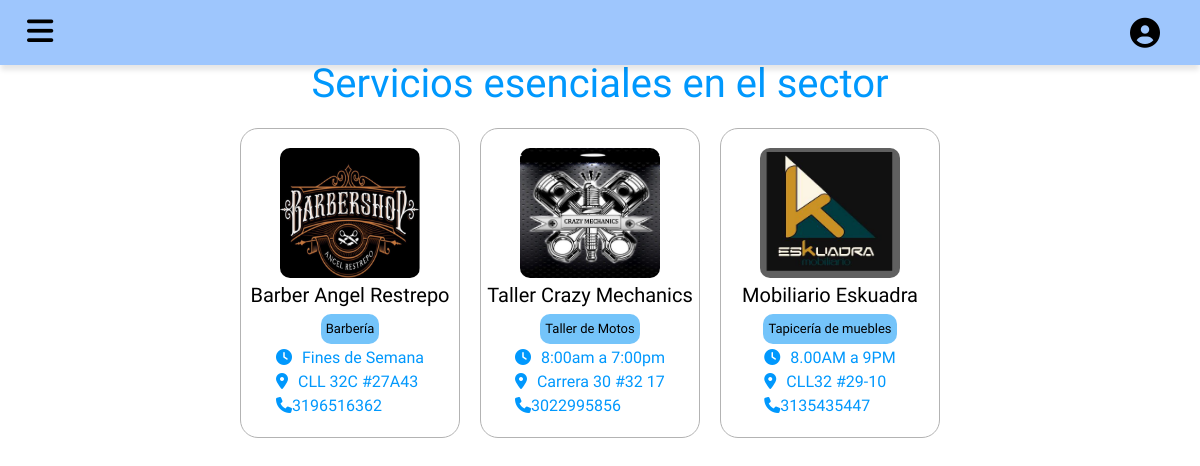
Screenshot of /Vista/categorias/servicios.php with the database file from the repository.
### tables this page shows
CREATE TABLE `negocios` (
  `id_negocio` bigint(20) UNSIGNED NOT NULL,
  `id_usuario` int(11) NOT NULL,
  `nombre_negocio` varchar(100) NOT NULL,
  `descripcion` varchar(255) DEFAULT NULL,
  `direccion` varchar(255) DEFAULT NULL,
  `telefono` varchar(20) DEFAULT NULL,
  `sitio_web` varchar(100) DEFAULT NULL,
  `id_categoria` int(11) DEFAULT NULL,
  `horario` varchar(255) NOT NULL,
  `logo` varchar(255) NOT NULL
);

### Controlador/controladorNegocios.php (called while the page is built, shortened)
<?php
class ControladorNegocios
{
    private $conn;
    public function __construct()
    {
        $servername = "localhost";
        $username = "root";
        $password = "";
        $dbname = "efimarket";
        $this->conn = new mysqli($servername, $username, $password, $dbname);
    }
    public function obtenerNegociosPorCategoria($id_categoria)
    {
        $sql = "SELECT id_negocio, nombre_negocio, descripcion, direccion, telefono, sitio_web, horario, logo FROM negocios WHERE id_categoria = ?";
        $stmt = $this->conn->prepare($sql);
        $stmt->bind_param("i", $id_categoria);
        $stmt->execute();
        $result = $stmt->get_result();
        $negocios = [];
        while ($row = $result->fetch_assoc()) {
            $negocios[] = $row;
        }
        return $negocios;
    }
}

### Vista/categorias/servicios.php (the view, shortened to what this page needs)
<!DOCTYPE html>
<html lang="en">
<head>
    <link rel="stylesheet" href="../style.css">
    <link rel="stylesheet" href="categorias.css">
    <link rel="stylesheet" href="https://cdn.jsdelivr.net/npm/bootstrap@5.3.0/dist/css/bootstrap.min.css">
</head>
<body>
    <nav>
        <a class="hamburger link" href="#" onclick="toggleHamburgerMenu()"><i class="fa-solid fa-bars"></i></a>
        <div class="user-icon" onclick="toggleMenu()">
            <i class="fas fa-user-circle"></i>
        </div>
    </nav>
    <header>
        <h1>Servicios esenciales en el sector</h1>
    </header>
    <div class="contenedor-negocios">
        <?php
        require_once '../../Controlador/controladorNegocios.php';
        $controladorNegocios = new ControladorNegocios();
        $negocios = $controladorNegocios->obtenerNegociosPorCategoria(4);
        if (empty($negocios)) {
            echo '<p class="no-negocios" style="text-align: center;">No hay negocios disponibles en esta categoría.</p>';
        } else {
            echo '<div class="cont-negocios">';
            foreach ($negocios as $negocio) {
                echo '<a href="#" class="negocio" data-bs-toggle="modal" data-bs-target="#modalNegocio' . $negocio['id_negocio'] . '">';
                echo '<img width="150px" height="150px" src="../../uploads/logos/' . $negocio['logo'] . '" alt="Logo del negocio">';
                echo '<h5 class="nombreNegocio">' . htmlspecialchars($negocio['nombre_negocio']) . '</h5>';
                echo '<div class="categoriaNegocio">' . htmlspecialchars($negocio['descripcion']) . '</div>';
                echo '<div class="info-negocio">';
                echo '<div class="horario"><i class="fa-solid fa-clock"></i><span>' . htmlspecialchars($negocio['horario']) . '</span></div>';
                echo '<div class="ubicacion"><i class="fa-solid fa-location-dot"></i><span>' . htmlspecialchars($negocio['direccion']) . '</span></div>';
                echo '<div class="telefono"><i class="fa-solid fa-phone"></i><span>' . htmlspecialchars($negocio['telefono']) . '</span></div>';
                echo '</div>';
                echo '</a>';
            }
            echo '</div>';
        }
        ?>
    </div>
</body>
</html>

### Vista/style.css (style rules this page uses)
* { font-family: "Nunito Sans", sans-serif; }
body { display: flex; flex-direction: column; margin: 0; overflow-x: hidden; }
nav { position: fixed; top: 0; width: 100%; z-index: 99; display: flex; justify-content: space-between; align-items: center; height: 65px; background-color: #9ec6fd; -webkit-box-shadow: 0px 6px 5px -1px rgba(0, 0, 0, 0.1); -moz-box-shadow: 0px 6px 5px -1px rgba(0, 0, 0, 0.1); box-shadow: 0px 6px 5px -1px rgba(0, 0, 0, 0.1); padding: 0 20px; }
nav .hamburger { margin-right: auto; }
nav .user-icon { margin-left: auto; position: relative; }
.user-icon { position: relative; cursor: pointer; }
.fa-user-circle { color: black; font-size: 30px; padding: 10px; }
.fa-bars { color: #000; font-size: 30px; margin-left: 7px; }
.user-icon, .cart-icon { margin-right: 10px; cursor: pointer; }

### Vista/categorias/categorias.css (style rules this page uses)
* { font-family: "Nunito Sans", sans-serif; }
header { display: flex; align-items: center; justify-content: center; margin: 50px 0 0 0; padding: 10px; text-align: center; }
header h1 { margin-bottom: 10px; color: #0098fd; }
h1 { margin-top: 75px; }
.cont-negocios { display: flex; justify-content: center; overflow-x: auto; cursor: grab; }
.negocio { display: flex; flex-direction: column; align-items: center; border: 0.5px solid #b3b3b3; width: 220px; height: 310px; padding: 5px; border-radius: 18px; margin-right: 20px; text-decoration: none; color: #000; flex: 0 0 auto; justify-content: center; outline: none; }
.negocio img { max-width: 140px; max-height: 130px; border-radius: 10px; }
.nombreNegocio { margin: 5px 0; text-align: center; }
.categoriaNegocio { background-color: #74c4fa; font-size: 13px; border-radius: 10px; padding: 5px; margin: 2px 0; }
.info-negocio { display: flex; flex-direction: column; color: #0098fd; }
.fa-clock { margin-right: 10px; }
.fa-location-dot { margin-right: 10px; }

### rows the page displays
negocios: logo (picture), nombre_negocio "Barber Angel Restrepo", descripcion "Barbería", horario "Fines de Semana", direccion "CLL 32C #27A43", telefono "3196516362"
negocios: logo (picture), nombre_negocio "Taller Crazy Mechanics", descripcion "Taller de Motos", horario "8:00am a 7:00pm", direccion "Carrera 30 #32 17", telefono "3022995856"
negocios: logo (picture), nombre_negocio "Mobiliario Eskuadra", descripcion "Tapicería de muebles", horario "8.00AM a 9PM", direccion "CLL32 #29-10", telefono "3135435447"
